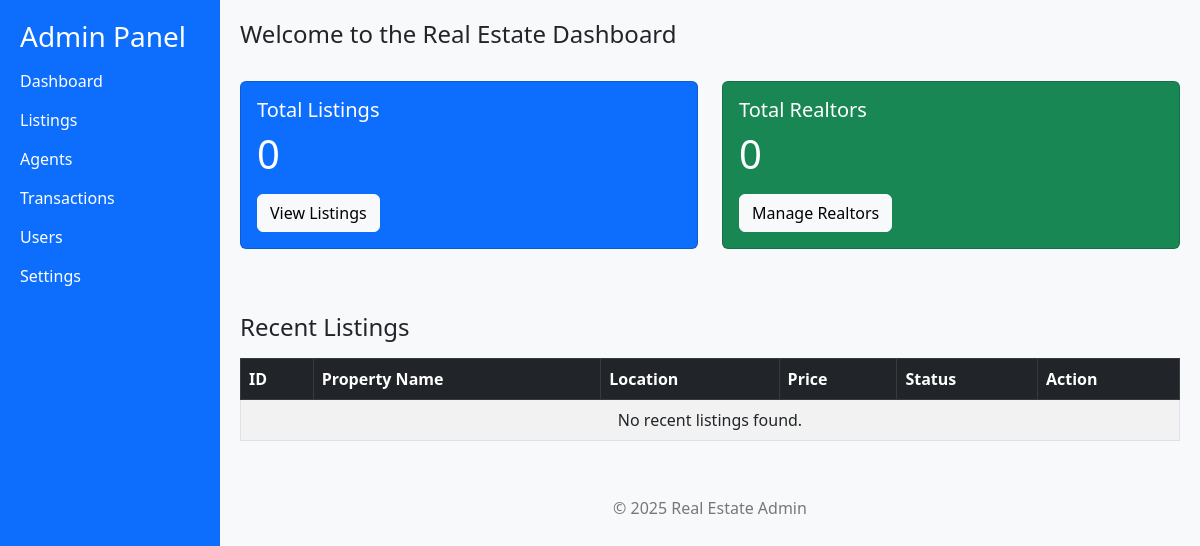
The app's page /main_page/realtors_dashboard, older data.
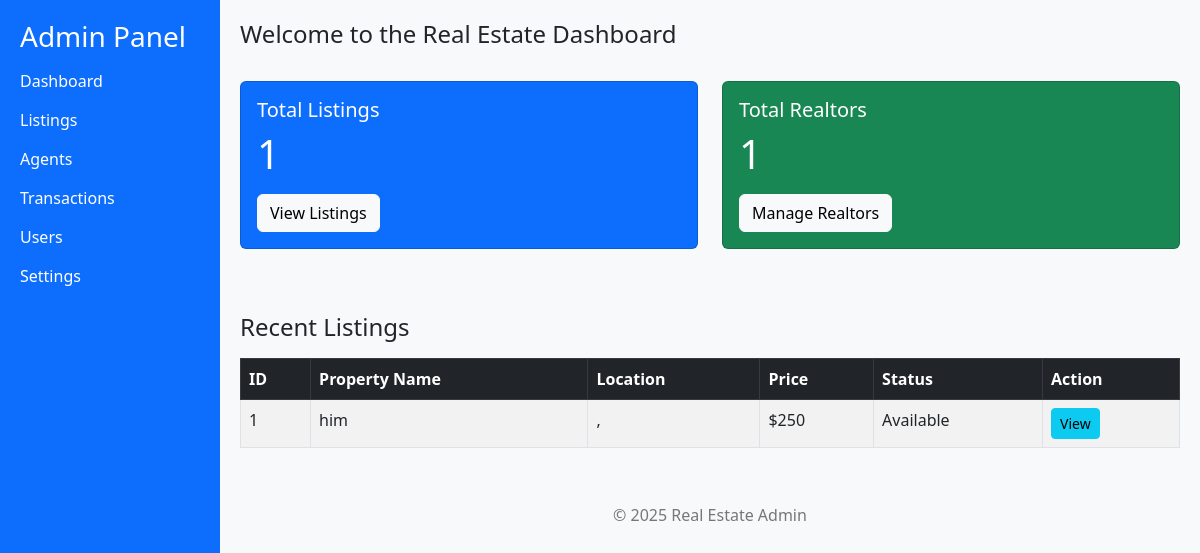
The same page, newer data.
### main_page/models.py (models this page shows, shortened)
class Listing(models.Model):
  realtor = models.ForeignKey(Realtor, on_delete=models.CASCADE)
  title = models.CharField(max_length=200)
  address = models.CharField(max_length=200)
  city = models.CharField(max_length=100)
  state = models.CharField(max_length=100)
  zipcode = models.CharField(max_length=20)
  description = models.TextField(blank=True)
  price = models.IntegerField()
  bedrooms = models.IntegerField()
  bathrooms = models.DecimalField(max_digits=2, decimal_places=1)
  garage = models.IntegerField(default=0)
  sqft = models.IntegerField()
  lot_size = models.DecimalField(max_digits=5, decimal_places=1)
  photo_main = models.ImageField(upload_to='photos/%Y/%m/%d/')
  photo_1 = models.ImageField(upload_to='photos/%Y/%m/%d/', blank=True)
  photo_2 = models.ImageField(upload_to='photos/%Y/%m/%d/', blank=True)
  photo_3 = models.ImageField(upload_to='photos/%Y/%m/%d/', blank=True)
  photo_4 = models.ImageField(upload_to='photos/%Y/%m/%d/', blank=True)
  photo_5 = models.ImageField(upload_to='photos/%Y/%m/%d/', blank=True)
  photo_6 = models.ImageField(upload_to='photos/%Y/%m/%d/', blank=True)
  is_published = models.BooleanField(default=True)
  list_date = models.DateTimeField(default=datetime.now, blank=True)

### main_page/views.py (the view)
# urls.py: path('realtors_dashboard',views.realtors_admin,name ='realtors_admin'),
def realtors_admin(request):
    total_listings = Listing.objects.count()
    total_realtors = Realtor.objects.count()
    recent_listings = Listing.objects.order_by("-list_date")[:5]
    context = {
        "total_listings": total_listings,
        "total_realtors": total_realtors,
        "recent_listings": recent_listings,
    }
    return render(request, "main_page/realtors_admin.html", context)

### templates/main_page/realtors_admin.html (shortened to what this page needs)
{% load static %}
<!DOCTYPE html>
<html lang="en">
<head>
    <link href="https://cdn.jsdelivr.net/npm/bootstrap@5.3.0/dist/css/bootstrap.min.css" rel="stylesheet">
</head>
<body>
    <div class="sidebar">
        <h3>Admin Panel</h3>
        <a href="{% url 'realtors_admin' %}">Dashboard</a>
        <a href="{% url 'listing_list' %}">Listings</a>
        <a href="{% url 'realtor_list' %}">Agents</a>
        <a href="#">Transactions</a>
        <a href="#">Users</a>
        <a href="#">Settings</a>
    </div>
    <div class="content">
        <div class="header mb-4">
            <h4>Welcome to the Real Estate Dashboard</h4>
        </div>
        <div class="row">
            <div class="col-md-6">
                <div class="card text-white bg-primary mb-3">
                    <div class="card-body">
                        <h5 class="card-title">Total Listings</h5>
                        <p class="card-text display-6">{{ total_listings }}</p>
                        <a href="{% url 'listing_list' %}" class="btn btn-light">View Listings</a>
                    </div>
                </div>
            </div>
            <div class="col-md-6">
                <div class="card text-white bg-success mb-3">
                    <div class="card-body">
                        <h5 class="card-title">Total Realtors</h5>
                        <p class="card-text display-6">{{ total_realtors }}</p>
                        <a href="{% url 'realtor_list' %}" class="btn btn-light">Manage Realtors</a>
                    </div>
                </div>
            </div>
        </div>
        <div class="mt-5">
            <h4>Recent Listings</h4>
            <table class="table table-striped table-bordered mt-3">
                <thead class="table-dark">
                    <tr>
                        <th>ID</th>
                        <th>Property Name</th>
                        <th>Location</th>
                        <th>Price</th>
                        <th>Status</th>
                        <th>Action</th>
                    </tr>
                </thead>
                <tbody>
                    {% for listing in recent_listings %}
                    <tr>
                        <td>{{ listing.id }}</td>
                        <td>{{ listing.title }}</td>
                        <td>{{ listing.city }}, {{ listing.state }}</td>
                        <td>${{ listing.price|floatformat:0 }}</td>
                        <td>{{ listing.is_published|yesno:"Available,Unpublished" }}</td>
                        <td>
                            <a href="{% url 'listing_detail' listing.pk %}" class="btn btn-info btn-sm">View</a>
                        </td>
                    </tr>
                    {% empty %}
                    <tr><td colspan="6" class="text-center">No recent listings found.</td></tr>
                    {% endfor %}
                </tbody>
            </table>
        </div>
        <footer>&copy; 2025 Real Estate Admin</footer>
    </div>
</body>
</html>

Row changes from the older to the newer data that the page shows:
added Listing: id "1", title "him", price "250", is_published "Available"
Text that changed along with them:
{{ total_listings }}: "0" → "1"
{{ total_realtors }}: "0" → "1"
text no longer shown: "No recent listings found."
